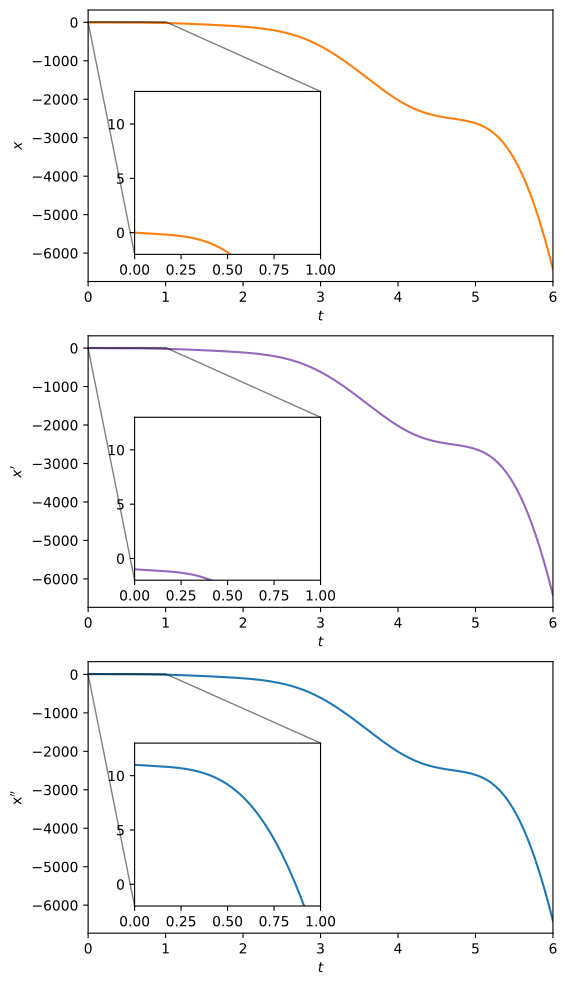

The script that saved this image:
import numpy as np
from scipy.integrate import solve_ivp
import matplotlib.pyplot as plt

third = lambda t, zero, first, second : -np.exp(-t) - 60*t*np.sin(t)**2 - 40*t**3*np.cos(t)**2
third_wrapped = lambda t, z : third(t, *z)

times = np.linspace(0, 6, 1000)

initial_values = [0, -1, 11]

solution = solve_ivp(third_wrapped, (np.min(times), np.max(times)), initial_values, t_eval=times)

fig, axs = plt.subplots(3, 1, figsize=(6, 12))

colors = ("tab:orange", "tab:purple", "tab:blue")
labels = (r"$x$", r"$x^\prime$", r"x$^{\prime\prime}$")

for (ax, sol, col, lab) in zip(axs, solution.y, colors, labels):

    ax.plot(solution.t, sol, ls="solid", color=col)

    ax.set_xlim(left=np.min(times), right=np.max(times))

    ax.set_xlabel(r"$t$")
    ax.set_ylabel(lab)

    ins = ax.inset_axes([0.1, 0.1, .4, .6], xlim=(0, 1), ylim=(-2, 13))

    ins.plot(solution.t, sol, ls="solid", color=col)

    ax.indicate_inset_zoom(ins, edgecolor="black")

fig.savefig("diego/day-8/third_order_derivative.pdf", bbox_inches="tight")
